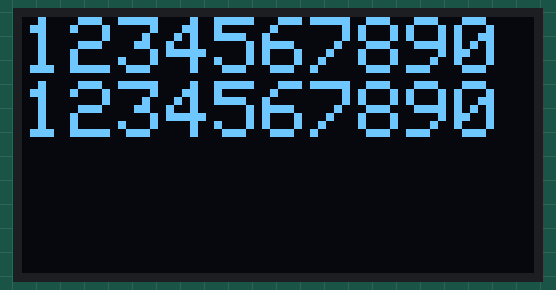
This sketch was run on a simulated Arduino Uno, built with avr-gcc and run on an emulated ATmega328P. Shown: 128×64 one-colour display. The display library's start-up logo is not drawn.

Above: at 0.1 s.

The sketch:

test_oled130.ino
```cpp
#include <Adafruit_SH110X.h>

Adafruit_SH1106G display = Adafruit_SH1106G(128, 64, &Wire /*, -1*/);

void setup()
{
    display.begin(0x3c, true);
    display.display();
}

void loop()
{
    display.clearDisplay();

    display.setTextColor(SH110X_WHITE);
    display.setCursor(0, 0);

    display.setTextSize(2);

    //display.print("4 000 000 Hz");

    display.println("12345678901234567890");

    display.display();

    delay(500);
}
```
